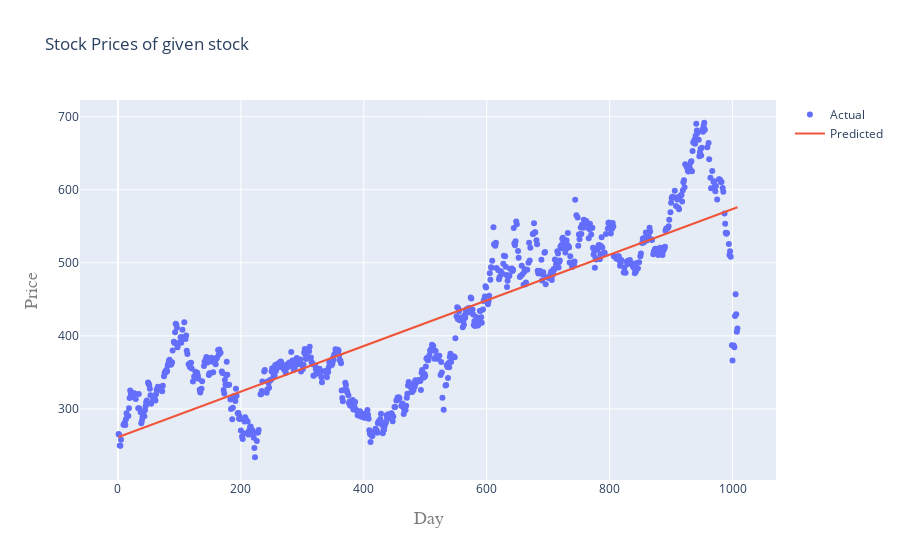

Source (notebook cell):
### Code cell
iplot(plot2)

### Figure 1 — Plotly figure (JSON) as saved in the notebook; plotly's stock layout.template omitted (floating-point values rounded to 4 significant figures; data arrays with more than 128 entries replaced by an {"elided": "..."} marker saying what was removed)
{"data": [{"mode": "markers", "name": "Actual", "type": "scatter", "x": {"elided": "807 int values"}, "y": {"elided": "807 float values"}}, {"mode": "lines", "name": "Predicted", "type": "scatter", "x": {"elided": "807 int values"}, "y": {"elided": "807 float values"}}], "layout": {"title": {"text": "Stock Prices of given stock"}, "xaxis": {"title": {"font": {"color": "#7f7f7f", "family": "Courier New, monospace", "size": 18}, "text": "Day"}}, "yaxis": {"title": {"font": {"color": "#7f7f7f", "family": "Courier New, monospace", "size": 18}, "text": "Price"}}}}
